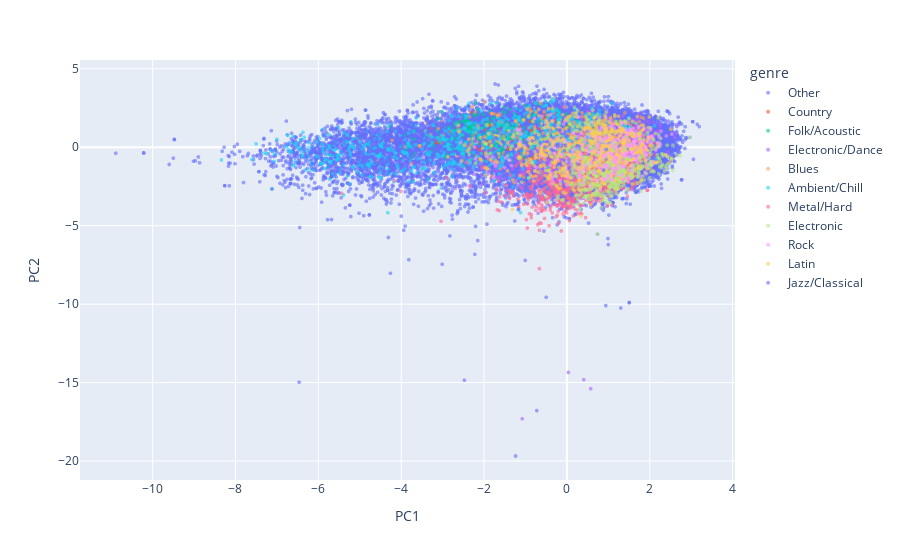

Notebook source saved alongside this figure:
### Code cell
import plotly.express as px
fig = px.scatter(df_pca.sample(50000, random_state=42), x='PC1', y='PC2', color='genre', opacity=0.6)
fig.update_traces(mode='markers', marker={'size':4})
fig.show()

### Figure 1 — Plotly figure (JSON) as saved in the notebook; plotly's stock layout.template omitted (floating-point values rounded to 4 significant figures; data arrays with more than 128 entries replaced by an {"elided": "..."} marker saying what was removed)
{"data": [{"hovertemplate": "genre=Other<br>PC1=%{x}<br>PC2=%{y}<extra></extra>", "legendgroup": "Other", "marker": {"color": "#636efa", "opacity": 0.6, "size": 4, "symbol": "circle"}, "mode": "markers", "name": "Other", "showlegend": true, "type": "scattergl", "x": {"elided": "43014 float values"}, "xaxis": "x", "y": {"elided": "43014 float values"}, "yaxis": "y"}, {"hovertemplate": "genre=Country<br>PC1=%{x}<br>PC2=%{y}<extra></extra>", "legendgroup": "Country", "marker": {"color": "#EF553B", "opacity": 0.6, "size": 4, "symbol": "circle"}, "mode": "markers", "name": "Country", "showlegend": true, "type": "scattergl", "x": {"elided": "445 float values"}, "xaxis": "x", "y": {"elided": "445 float values"}, "yaxis": "y"}, {"hovertemplate": "genre=Folk/Acoustic<br>PC1=%{x}<br>PC2=%{y}<extra></extra>", "legendgroup": "Folk/Acoustic", "marker": {"color": "#00cc96", "opacity": 0.6, "size": 4, "symbol": "circle"}, "mode": "markers", "name": "Folk/Acoustic", "showlegend": true, "type": "scattergl", "x": {"elided": "454 float values"}, "xaxis": "x", "y": {"elided": "454 float values"}, "yaxis": "y"}, {"hovertemplate": "genre=Electronic/Dance<br>PC1=%{x}<br>PC2=%{y}<extra></extra>", "legendgroup": "Electronic/Dance", "marker": {"color": "#ab63fa", "opacity": 0.6, "size": 4, "symbol": "circle"}, "mode": "markers", "name": "Electronic/Dance", "showlegend": true, "type": "scattergl", "x": {"elided": "1718 float values"}, "xaxis": "x", "y": {"elided": "1718 float values"}, "yaxis": "y"}, {"hovertemplate": "genre=Blues<br>PC1=%{x}<br>PC2=%{y}<extra></extra>", "legendgroup": "Blues", "marker": {"color": "#FFA15A", "opacity": 0.6, "size": 4, "symbol": "circle"}, "mode": "markers", "name": "Blues", "showlegend": true, "type": "scattergl", "x": {"elided": "462 float values"}, "xaxis": "x", "y": {"elided": "462 float values"}, "yaxis": "y"}, {"hovertemplate": "genre=Ambient/Chill<br>PC1=%{x}<br>PC2=%{y}<extra></extra>", "legendgroup": "Ambient/Chill", "marker": {"color": "#19d3f3", "opacity": 0.6, "size": 4, "symbol": "circle"}, "mode": "markers", "name": "Ambient/Chill", "showlegend": true, "type": "scattergl", "x": {"elided": "855 float values"}, "xaxis": "x", "y": {"elided": "855 float values"}, "yaxis": "y"}, {"hovertemplate": "genre=Metal/Hard<br>PC1=%{x}<br>PC2=%{y}<extra></extra>", "legendgroup": "Metal/Hard", "marker": {"color": "#FF6692", "opacity": 0.6, "size": 4, "symbol": "circle"}, "mode": "markers", "name": "Metal/Hard", "showlegend": true, "type": "scattergl", "x": {"elided": "879 float values"}, "xaxis": "x", "y": {"elided": "879 float values"}, "yaxis": "y"}, {"hovertemplate": "genre=Electronic<br>PC1=%{x}<br>PC2=%{y}<extra></extra>", "legendgroup": "Electronic", "marker": {"color": "#B6E880", "opacity": 0.6, "size": 4, "symbol": "circle"}, "mode": "markers", "name": "Electronic", "showlegend": true, "type": "scattergl", "x": {"elided": "865 float values"}, "xaxis": "x", "y": {"elided": "865 float values"}, "yaxis": "y"}, {"hovertemplate": "genre=Rock<br>PC1=%{x}<br>PC2=%{y}<extra></extra>", "legendgroup": "Rock", "marker": {"color": "#FF97FF", "opacity": 0.6, "size": 4, "symbol": "circle"}, "mode": "markers", "name": "Rock", "showlegend": true, "type": "scattergl", "x": {"elided": "450 float values"}, "xaxis": "x", "y": {"elided": "450 float values"}, "yaxis": "y"}, {"hovertemplate": "genre=Latin<br>PC1=%{x}<br>PC2=%{y}<extra></extra>", "legendgroup": "Latin", "marker": {"color": "#FECB52", "opacity": 0.6, "size": 4, "symbol": "circle"}, "mode": "markers", "name": "Latin", "showlegend": true, "type": "scattergl", "x": {"elided": "422 float values"}, "xaxis": "x", "y": {"elided": "422 float values"}, "yaxis": "y"}, {"hovertemplate": "genre=Jazz/Classical<br>PC1=%{x}<br>PC2=%{y}<extra></extra>", "legendgroup": "Jazz/Classical", "marker": {"color": "#636efa", "opacity": 0.6, "size": 4, "symbol": "circle"}, "mode": "markers", "name": "Jazz/Classical", "showlegend": true, "type": "scattergl", "x": {"elided": "436 float values"}, "xaxis": "x", "y": {"elided": "436 float values"}, "yaxis": "y"}], "layout": {"legend": {"title": {"text": "genre"}, "tracegroupgap": 0}, "margin": {"t": 60}, "xaxis": {"anchor": "y", "domain": [0, 1], "title": {"text": "PC1"}}, "yaxis": {"anchor": "x", "domain": [0, 1], "title": {"text": "PC2"}}}}
